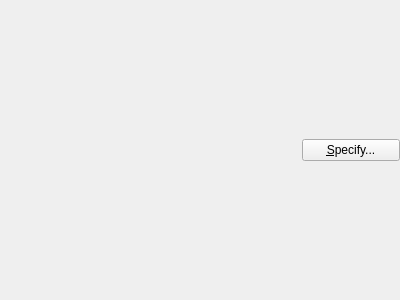
<?xml version="1.0" encoding="UTF-8"?>
<ui version="4.0">
 <class>FileField</class>
 <widget class="QWidget" name="FileField">
  <property name="geometry">
   <rect>
    <x>0</x>
    <y>0</y>
    <width>400</width>
    <height>300</height>
   </rect>
  </property>
  <property name="windowTitle">
   <string>Form</string>
  </property>
  <layout class="QHBoxLayout" name="horizontalLayout" stretch="3,1">
   <property name="leftMargin">
    <number>0</number>
   </property>
   <property name="topMargin">
    <number>0</number>
   </property>
   <property name="rightMargin">
    <number>0</number>
   </property>
   <property name="bottomMargin">
    <number>0</number>
   </property>
   <item>
    <widget class="QLabel" name="label">
     <property name="text">
      <string/>
     </property>
    </widget>
   </item>
   <item>
    <widget class="QPushButton" name="pushButton">
     <property name="text">
      <string>&amp;Specify...</string>
     </property>
    </widget>
   </item>
  </layout>
 </widget>
 <resources/>
 <connections/>
</ui>
